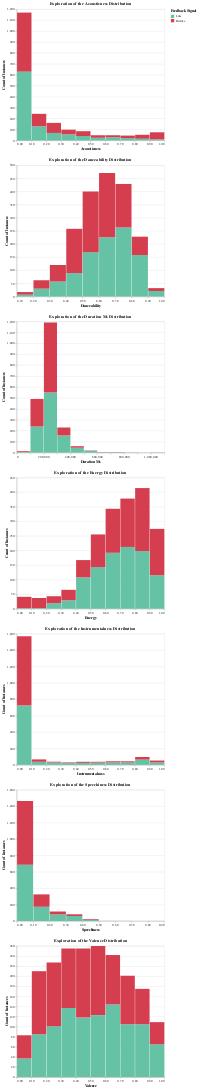

Here is the notebook cell this chart was saved with:
### Code cell
features = ["acousticness", 
            "danceability",
            "duration_ms",
            "energy",
            "instrumentalness",
            "speechiness",
            "valence"]
bin_sizes = [10] * 8

plot_distribution(df, features, "Q", bin_sizes)

### Figure 1 — Vega-Lite specification as saved in the notebook (floating-point values rounded to 4 significant figures; data arrays with more than 128 entries replaced by an {"elided": "..."} marker saying what was removed)
{"config": {"view": {"continuousWidth": 300, "continuousHeight": 300}}, "vconcat": [{"mark": {"type": "bar"}, "encoding": {"color": {"field": "target", "legend": {"title": "Feedback Signal"}, "scale": {"range": ["#66c2a5", "#d53e4f"]}, "sort": ["Like", "Dislike"], "type": "nominal"}, "tooltip": [{"aggregate": "count", "title": "Instances", "type": "quantitative"}], "x": {"axis": {"labelAngle": 0, "title": "Acousticness"}, "bin": {"maxbins": 10}, "field": "acousticness", "type": "quantitative"}, "y": {"aggregate": "count", "axis": {"title": "Count of Instances"}, "stack": "zero", "type": "quantitative"}}, "height": 400, "title": "Exploration of the Acousticness Distribution", "width": 450}, {"mark": {"type": "bar"}, "encoding": {"color": {"field": "target", "legend": {"title": "Feedback Signal"}, "scale": {"range": ["#66c2a5", "#d53e4f"]}, "sort": ["Like", "Dislike"], "type": "nominal"}, "tooltip": [{"aggregate": "count", "title": "Instances", "type": "quantitative"}], "x": {"axis": {"labelAngle": 0, "title": "Danceability"}, "bin": {"maxbins": 10}, "field": "danceability", "type": "quantitative"}, "y": {"aggregate": "count", "axis": {"title": "Count of Instances"}, "stack": "zero", "type": "quantitative"}}, "height": 400, "title": "Exploration of the Danceability Distribution", "width": 450}, {"mark": {"type": "bar"}, "encoding": {"color": {"field": "target", "legend": {"title": "Feedback Signal"}, "scale": {"range": ["#66c2a5", "#d53e4f"]}, "sort": ["Like", "Dislike"], "type": "nominal"}, "tooltip": [{"aggregate": "count", "title": "Instances", "type": "quantitative"}], "x": {"axis": {"labelAngle": 0, "title": "Duration Ms"}, "bin": {"maxbins": 10}, "field": "duration_ms", "type": "quantitative"}, "y": {"aggregate": "count", "axis": {"title": "Count of Instances"}, "stack": "zero", "type": "quantitative"}}, "height": 400, "title": "Exploration of the Duration Ms Distribution", "width": 450}, {"mark": {"type": "bar"}, "encoding": {"color": {"field": "target", "legend": {"title": "Feedback Signal"}, "scale": {"range": ["#66c2a5", "#d53e4f"]}, "sort": ["Like", "Dislike"], "type": "nominal"}, "tooltip": [{"aggregate": "count", "title": "Instances", "type": "quantitative"}], "x": {"axis": {"labelAngle": 0, "title": "Energy"}, "bin": {"maxbins": 10}, "field": "energy", "type": "quantitative"}, "y": {"aggregate": "count", "axis": {"title": "Count of Instances"}, "stack": "zero", "type": "quantitative"}}, "height": 400, "title": "Exploration of the Energy Distribution", "width": 450}, {"mark": {"type": "bar"}, "encoding": {"color": {"field": "target", "legend": {"title": "Feedback Signal"}, "scale": {"range": ["#66c2a5", "#d53e4f"]}, "sort": ["Like", "Dislike"], "type": "nominal"}, "tooltip": [{"aggregate": "count", "title": "Instances", "type": "quantitative"}], "x": {"axis": {"labelAngle": 0, "title": "Instrumentalness"}, "bin": {"maxbins": 10}, "field": "instrumentalness", "type": "quantitative"}, "y": {"aggregate": "count", "axis": {"title": "Count of Instances"}, "stack": "zero", "type": "quantitative"}}, "height": 400, "title": "Exploration of the Instrumentalness Distribution", "width": 450}, {"mark": {"type": "bar"}, "encoding": {"color": {"field": "target", "legend": {"title": "Feedback Signal"}, "scale": {"range": ["#66c2a5", "#d53e4f"]}, "sort": ["Like", "Dislike"], "type": "nominal"}, "tooltip": [{"aggregate": "count", "title": "Instances", "type": "quantitative"}], "x": {"axis": {"labelAngle": 0, "title": "Speechiness"}, "bin": {"maxbins": 10}, "field": "speechiness", "type": "quantitative"}, "y": {"aggregate": "count", "axis": {"title": "Count of Instances"}, "stack": "zero", "type": "quantitative"}}, "height": 400, "title": "Exploration of the Speechiness Distribution", "width": 450}, {"mark": {"type": "bar"}, "encoding": {"color": {"field": "target", "legend": {"title": "Feedback Signal"}, "scale": {"range": ["#66c2a5", "#d53e4f"]}, "sort": ["Like", "Dislike"], "type": "nominal"}, "tooltip": [{"aggregate": "count", "title": "Instances", "type": "quantitative"}], "x": {"axis": {"labelAngle": 0, "title": "Valence"}, "bin": {"maxbins": 10}, "field": "valence", "type": "quantitative"}, "y": {"aggregate": "count", "axis": {"title": "Count of Instances"}, "stack": "zero", "type": "quantitative"}}, "height": 400, "title": "Exploration of the Valence Distribution", "width": 450}], "data": {"name": "data-e216829d4f9c1286c8223a144adcec7c"}, "$schema": "https://vega.github.io/schema/vega-lite/v5.8.0.json", "datasets": {"data-e216829d4f9c1286c8223a144adcec7c": {"elided": "2017 records"}}}
